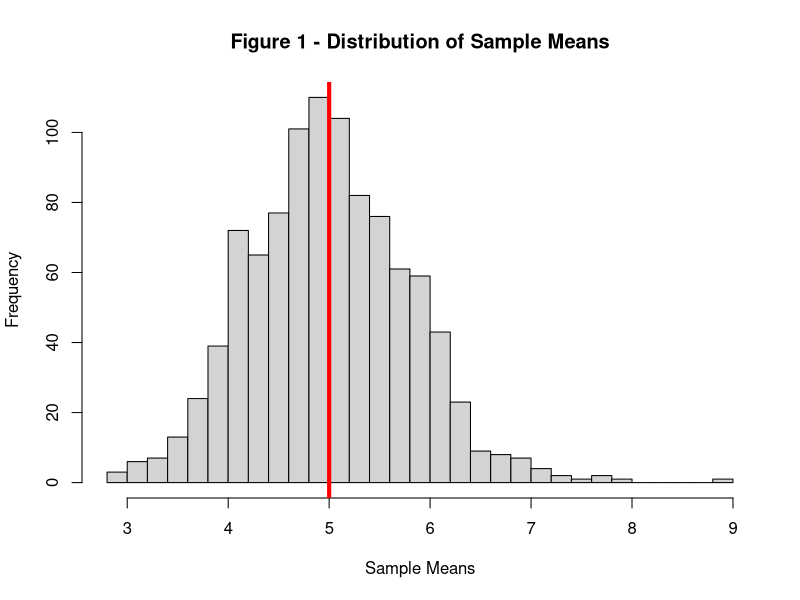
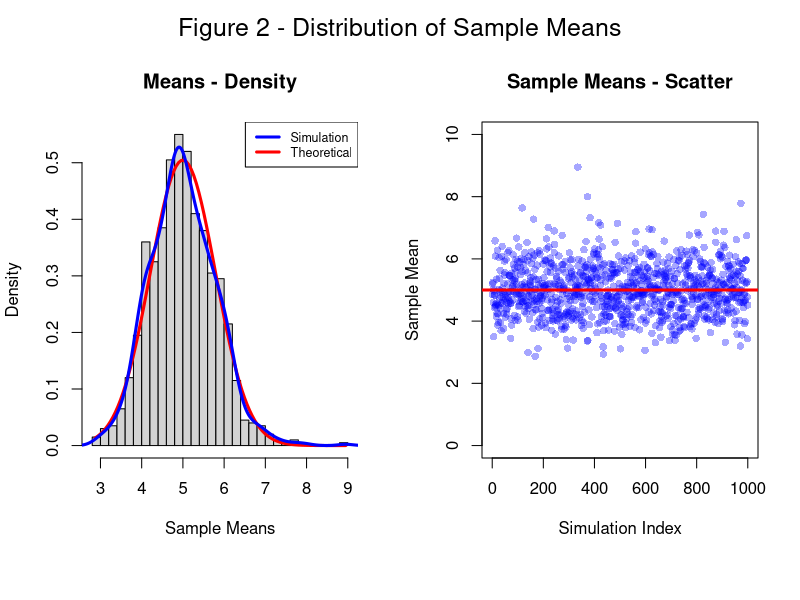
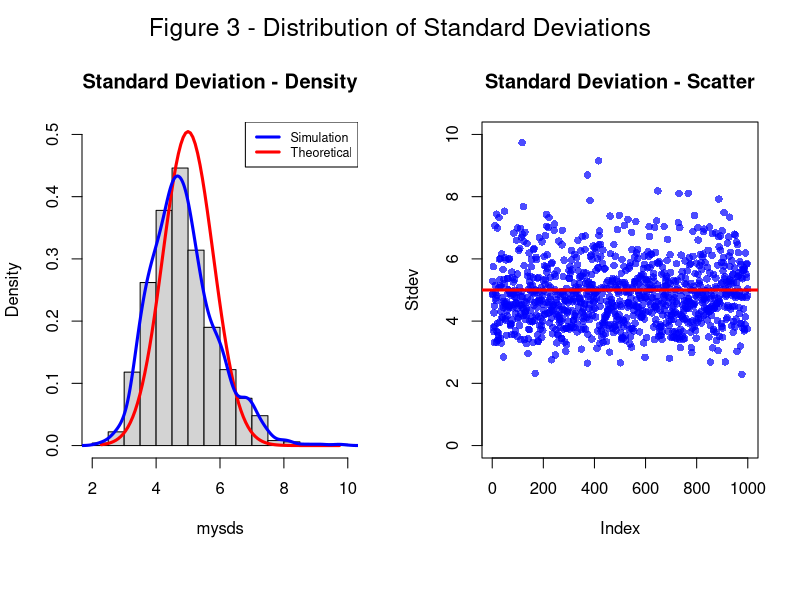
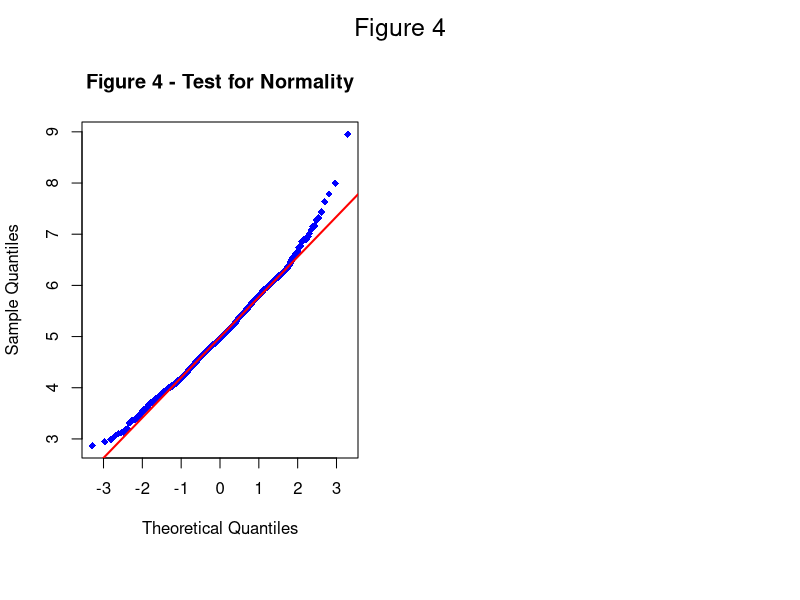

The R source for these figures, in order:
## ---- chunk 1
knitr::opts_chunk$set(echo = TRUE)
## ---- chunk 2
lambda <- 0.2 #rate paramter for exponential distribution 
n <- 40 #sample size
M <- 1000 #number of iterations 
mymeans <-  numeric(M) #container for sample means 
mysds <- numeric(M) #container for sample standard deviations

for (i in 1:M) {
       set.seed(i) #use seed corresponding to each iteration index
       mydata = rexp(n, lambda) #generate a sample
       mymeans[i] = mean(mydata) #save the sample mean
       mysds[i] =  sd(mydata) #save the sample standard deviation
}
## ---- chunk 3
sample_mean = mean(mymeans)
# observed mean for all samples

#theoretical mean : mu 
mu = 1/lambda 

#sampling fluctuation
fluctuation = mu-sample_mean

hist(mymeans, breaks=25, 
     main = "Figure 1 - Distribution of Sample Means",
     xlab = "Sample Means")
abline(v=5,lw=4,col="red")
## ---- chunk 4
#Setting up graphs side by side
par(mfrow=c(1,2), oma=c(2,0,2,0))

#Generating histogram as a density function
hist(mymeans, breaks = 25, 
     freq = FALSE, 
     main = "Means - Density",
     xlab = "Sample Means")

#Fitting the theoretical line
xfit <- seq(min(mymeans), max(mymeans), length = 100)
yfit <- dnorm(xfit, mean = 1/lambda, sd = mu/sqrt(n))
lines(xfit, yfit, pch=22, lty = 1, lw = 3, col = "red")

#Fitting the line to the data
lines(density(mymeans), lw = 3, col = "blue")
mtext("Figure 2 - Distribution of Sample Means", 
      outer = TRUE, cex = 1.5)
#Adding a legend and title
legend('topright', c("Simulation", "Theoretical"), 
       col=c("blue", "red"), lw=c(3,3), cex = 0.75)
#plotting the data on the mean for the 1000 simulations

plot(mymeans, main = "Sample Means - Scatter", ylab = "Sample Mean", 
     xlim = c(0,M), ylim = c(0,10), 
     xlab = "Simulation Index", pch = 16, 
     col = adjustcolor("blue", alpha=0.35))
abline(h=5, col = "red", lw =3)
## ---- chunk 5
sample_var <- var(mymeans)
sample_var
## ---- chunk 6
sigma <- (mu^2)/n
sigma
## ---- chunk 7
par(mfrow=c(1,2), oma=c(2,0,2,0))
hist(mysds, 22, freq = FALSE, ylim = c(0,0.5), 
     main = "Standard Deviation - Density")

#Fitting the theoretical line
xfit <- seq(min(mysds), max(mysds), length = 100)
yfit <- dnorm(xfit, mean = 1/lambda, sd = mu/sqrt(n))
lines(xfit, yfit, pch=22, lty = 1, lw = 3, col = "red")

#Fitting the line to the data
lines(density(mysds), lw = 3, col = "blue")

#Adding a legend and title
legend('topright', c("Simulation", "Theoretical"), 
       col=c("blue", "red"), 
       lw=c(3,3), cex = 0.75)
mtext("Figure 3 - Distribution of Standard Deviations", 
      outer = TRUE, cex = 1.5)
plot(mysds, main = "Standard Deviation - Scatter", 
     ylab = "Stdev", xlim = c(0,s=M), 
     ylim = c(0,10),pch = 16, 
     col = adjustcolor("blue", alpha=0.7))
abline(h=5, col = "red", lw =3)
## ---- chunk 8
qqnorm(mymeans, main= "Figure 4 - Test for Normality",
       pch=18, col="blue")
qqline(mymeans, col="red", lw = "2")
mtext("Figure 4", outer = TRUE, cex = 1.5)
